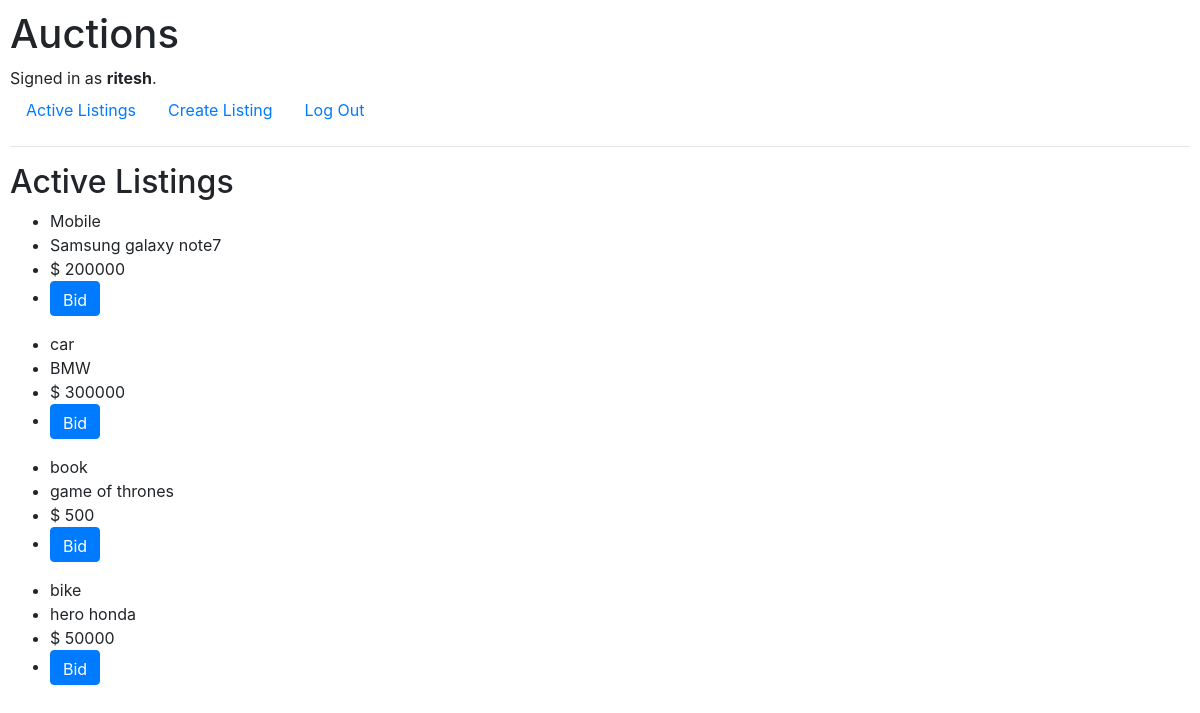
Screenshot of / (signed in) with the database file from the repository.
### auctions/models.py (models this page shows, shortened)
class User(AbstractUser):
    pass

class Listing(models.Model):
    title = models.CharField(max_length=64)
    details = models.TextField(default='')
    price = models.IntegerField()
    owner = models.CharField(max_length=64)

### auctions/views.py (the view)
# urls.py: path("", views.index, name="index"),
def index(request):
    if request.method == "POST" :
        listing = Listing(title=request.POST['title'] , details=request.POST['details'] , price=int(request.POST['price']) , owner=request.user.username )
        listing.save()
    return render(request, "auctions/index.html" , {
        "listings": Listing.objects.all()
    })

### auctions/templates/auctions/index.html
{% extends "auctions/layout.html" %}
{% block body %}
    <h2>Active Listings</h2>
        {% for listing in listings %}
            <ul>
                <li>{{listing.title}}</li>
                <li>{{listing.details}}</li>
                <li>$ {{listing.price}}</li>
                <li><form action="{% url 'bid' listing.id %}">
                    <input class="btn btn-primary" type="submit" value="Bid" style="height: 35px;">
                    </form>
                </li>
            </ul>
        {% endfor %}
{% endblock %}

### auctions/templates/auctions/layout.html (shortened to what this page needs)
{% load static %}
<!DOCTYPE html>
<html lang="en">
    <head>
        <link rel="stylesheet" href="https://stackpath.bootstrapcdn.com/bootstrap/4.4.1/css/bootstrap.min.css">
        <link href="{% static 'auctions/styles.css' %}" rel="stylesheet">
    </head>
    <body>
        <h1>Auctions</h1>
        <div>
            {% if user.is_authenticated %}
                Signed in as <strong>{{ user.username }}</strong>.
            {% else %}
                Not signed in.
            {% endif %}
        </div>
        <ul class="nav">
            <li class="nav-item">
                <a class="nav-link" href="{% url 'index' %}">Active Listings</a>
            </li>
            {% if user.is_authenticated %}
                <li class="nav-item">
                    <a class="nav-link" href="{% url 'create' %}">Create Listing</a>
                </li>
            {% endif %}
            {% if user.is_authenticated %}
                <li class="nav-item">
                    <a class="nav-link" href="{% url 'logout' %}">Log Out</a>
                </li>
            {% endif %}
        </ul>
        <hr>
        {% block body %}
        {% endblock %}
    </body>
</html>

### auctions/static/auctions/styles.css (style rules this page uses)
body { padding: 10px; }

### rows the page displays
User: username "ritesh"
Listing: title "Mobile", details "Samsung galaxy note7", price "200000"
Listing: title "car", details "BMW", price "300000"
Listing: title "book", details "game of thrones", price "500"
Listing: title "bike", details "hero honda", price "50000"
